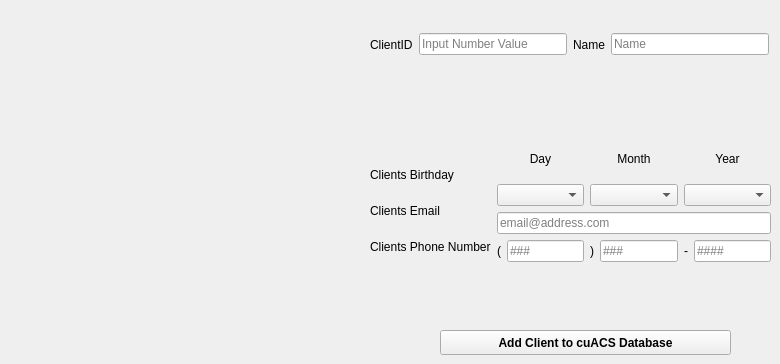
      <widget class="QWidget" name="AddClientPage">
       <widget class="QPushButton" name="addClientButton">
        <property name="geometry">
         <rect>
          <x>440</x>
          <y>330</y>
          <width>291</width>
          <height>25</height>
         </rect>
        </property>
        <property name="font">
         <font>
          <weight>75</weight>
          <bold>true</bold>
         </font>
        </property>
        <property name="text">
         <string>Add Client to cuACS Database</string>
        </property>
       </widget>
       <widget class="QWidget" name="layoutWidget">
        <property name="geometry">
         <rect>
          <x>370</x>
          <y>30</y>
          <width>399</width>
          <height>29</height>
         </rect>
        </property>
        <layout class="QHBoxLayout" name="horizontalLayout_14">
         <item>
          <layout class="QHBoxLayout" name="horizontalLayout_41">
           <item>
            <widget class="QLabel" name="label_41">
             <property name="text">
              <string>ClientID</string>
             </property>
            </widget>
           </item>
           <item>
            <widget class="QLineEdit" name="clientIDEdit">
             <property name="text">
              <string/>
             </property>
             <property name="placeholderText">
              <string>Input Number Value</string>
             </property>
            </widget>
           </item>
          </layout>
         </item>
         <item>
          <layout class="QHBoxLayout" name="horizontalLayout_43">
           <item>
            <widget class="QLabel" name="label_42">
             <property name="text">
              <string>Name</string>
             </property>
            </widget>
           </item>
           <item>
            <widget class="QLineEdit" name="clientNameEdit">
             <property name="text">
              <string/>
             </property>
             <property name="placeholderText">
              <string>Name</string>
             </property>
            </widget>
           </item>
          </layout>
         </item>
        </layout>
       </widget>
       <widget class="QWidget" name="layoutWidget">
        <property name="geometry">
         <rect>
          <x>370</x>
          <y>140</y>
          <width>401</width>
          <height>122</height>
         </rect>
        </property>
        <layout class="QHBoxLayout" name="horizontalLayout_12">
         <item>
          <layout class="QVBoxLayout" name="verticalLayout_11">
           <item>
            <spacer name="horizontalSpacer_8">
             <property name="orientation">
              <enum>Qt::Horizontal</enum>
             </property>
             <property name="sizeType">
              <enum>QSizePolicy::Fixed</enum>
             </property>
             <property name="sizeHint" stdset="0">
              <size>
               <width>105</width>
               <height>20</height>
              </size>
             </property>
            </spacer>
           </item>
           <item>
            <widget class="QLabel" name="label_8">
             <property name="text">
              <string>Clients Birthday</string>
             </property>
            </widget>
           </item>
           <item>
            <widget class="QLabel" name="label_12">
             <property name="text">
              <string>Clients Email</string>
             </property>
            </widget>
           </item>
           <item>
            <widget class="QLabel" name="label_16">
             <property name="text">
              <string>Clients Phone Number</string>
             </property>
            </widget>
           </item>
          </layout>
         </item>
         <item>
          <layout class="QVBoxLayout" name="verticalLayout_10">
           <item>
            <layout class="QVBoxLayout" name="verticalLayout_8">
             <item>
              <layout class="QHBoxLayout" name="horizontalLayout_11">
               <item>
                <widget class="QLabel" name="label_9">
                 <property name="text">
                  <string>Day</string>
                 </property>
                 <property name="alignment">
                  <set>Qt::AlignCenter</set>
                 </property>
                </widget>
               </item>
               <item>
                <widget class="QLabel" name="label_10">
                 <property name="text">
                  <string>Month</string>
                 </property>
                 <property name="alignment">
                  <set>Qt::AlignCenter</set>
                 </property>
                </widget>
               </item>
               <item>
                <widget class="QLabel" name="label_11">
                 <property name="text">
                  <string>Year</string>
                 </property>
                 <property name="alignment">
                  <set>Qt::AlignCenter</set>
                 </property>
                </widget>
               </item>
              </layout>
             </item>
             <item>
              <layout class="QHBoxLayout" name="horizontalLayout_10">
               <item>
                <widget class="QComboBox" name="cComboBox1">
                 <item>
                  <property name="text">
                   <string/>
                  </property>
                 </item>
                 <item>
                  <property name="text">
                   <string>1</string>
                  </property>
                 </item>
                 <item>
                  <property name="text">
                   <string>2</string>
                  </property>
                 </item>
                 <item>
                  <property name="text">
                   <string>3</string>
                  </property>
                 </item>
                 <item>
                  <property name="text">
                   <string>4</string>
                  </property>
                 </item>
                 <item>
                  <property name="text">
                   <string>5</string>
                  </property>
                 </item>
                 <item>
                  <property name="text">
                   <string>6</string>
                  </property>
                 </item>
                 <item>
                  <property name="text">
                   <string>7</string>
                  </property>
                 </item>
                 <item>
                  <property name="text">
                   <string>8</string>
                  </property>
                 </item>
                 <item>
                  <property name="text">
                   <string>9</string>
                  </property>
                 </item>
                 <item>
                  <property name="text">
                   <string>10</string>
                  </property>
                 </item>
                 <item>
                  <property name="text">
                   <string>11</string>
                  </property>
                 </item>
                 <item>
                  <property name="text">
                   <string>12</string>
                  </property>
                 </item>
                 <item>
                  <property name="text">
                   <string>13</string>
                  </property>
                 </item>
                 <item>
                  <property name="text">
                   <string>14</string>
                  </property>
                 </item>
                 <item>
                  <property name="text">
                   <string>15</string>
                  </property>
                 </item>
                 <item>
                  <property name="text">
                   <string>16</string>
                  </property>
                 </item>
                 <item>
                  <property name="text">
                   <string>17</string>
                  </property>
                 </item>
                 <item>
                  <property name="text">
                   <string>18</string>
                  </property>
                 </item>
                 <item>
                  <property name="text">
                   <string>19</string>
                  </property>
                 </item>
                 <item>
                  <property name="text">
                   <string>20</string>
                  </property>
                 </item>
                 <item>
                  <property name="text">
                   <string>21</string>
                  </property>
                 </item>
                 <item>
                  <property name="text">
                   <string>22</string>
                  </property>
                 </item>
                 <item>
                  <property name="text">
                   <string>23</string>
                  </property>
                 </item>
                 <item>
                  <property name="text">
                   <string>24</string>
                  </property>
                 </item>
                 <item>
                  <property name="text">
                   <string>25</string>
                  </property>
                 </item>
                 <item>
                  <property name="text">
                   <string>26</string>
                  </property>
                 </item>
                 <item>
                  <property name="text">
                   <string>27</string>
                  </property>
                 </item>
                 <item>
                  <property name="text">
                   <string>28</string>
                  </property>
                 </item>
                 <item>
                  <property name="text">
                   <string>29</string>
                  </property>
                 </item>
                 <item>
                  <property name="text">
                   <string>30</string>
                  </property>
                 </item>
                 <item>
                  <property name="text">
                   <string>31</string>
                  </property>
                 </item>
                </widget>
               </item>
               <item>
                <widget class="QComboBox" name="cComboBox2">
                 <item>
                  <property name="text">
                   <string/>
                  </property>
                 </item>
                 <item>
                  <property name="text">
                   <string>1</string>
                  </property>
                 </item>
                 <item>
                  <property name="text">
                   <string>2</string>
                  </property>
                 </item>
                 <item>
                  <property name="text">
                   <string>3</string>
                  </property>
                 </item>
                 <item>
                  <property name="text">
                   <string>4</string>
                  </property>
                 </item>
                 <item>
                  <property name="text">
                   <string>5</string>
                  </property>
                 </item>
                 <item>
                  <property name="text">
                   <string>6</string>
                  </property>
                 </item>
                 <item>
                  <property name="text">
                   <string>7</string>
                  </property>
                 </item>
                 <item>
                  <property name="text">
                   <string>8</string>
                  </property>
                 </item>
                 <item>
                  <property name="text">
                   <string>9</string>
                  </property>
                 </item>
                 <item>
                  <property name="text">
                   <string>10</string>
                  </property>
                 </item>
                 <item>
                  <property name="text">
                   <string>11</string>
                  </property>
                 </item>
                 <item>
                  <property name="text">
                   <string>12</string>
                  </property>
                 </item>
                </widget>
               </item>
               <item>
                <widget class="QComboBox" name="cComboBox3">
                 <item>
                  <property name="text">
                   <string/>
                  </property>
                 </item>
                 <item>
                  <property name="text">
                   <string>2019</string>
                  </property>
                 </item>
                 <item>
                  <property name="text">
                   <string>2018</string>
                  </property>
                 </item>
                 <item>
                  <property name="text">
                   <string>2017</string>
                  </property>
                 </item>
                 <item>
                  <property name="text">
                   <string>2016</string>
                  </property>
                 </item>
                 <item>
                  <property name="text">
                   <string>2015</string>
                  </property>
                 </item>
                 <item>
                  <property name="text">
                   <string>2014</string>
                  </property>
                 </item>
                 <item>
                  <property name="text">
                   <string>2013</string>
                  </property>
                 </item>
                 <item>
                  <property name="text">
                   <string>2012</string>
                  </property>
                 </item>
                 <item>
                  <property name="text">
                   <string>2011</string>
                  </property>
                 </item>
                 <item>
                  <property name="text">
                   <string>2010</string>
                  </property>
                 </item>
                 <item>
                  <property name="text">
                   <string>2009</string>
                  </property>
                 </item>
                 <item>
                  <property name="text">
                   <string>2008</string>
                  </property>
                 </item>
                 <item>
                  <property name="text">
                   <string>2007</string>
                  </property>
                 </item>
                 <item>
                  <property name="text">
                   <string>2006</string>
                  </property>
                 </item>
                 <item>
                  <property name="text">
                   <string>2005</string>
                  </property>
                 </item>
                 <item>
                  <property name="text">
                   <string>2004</string>
                  </property>
                 </item>
                 <item>
                  <property name="text">
                   <string>2003</string>
                  </property>
                 </item>
                 <item>
                  <property name="text">
                   <string>2002</string>
                  </property>
                 </item>
                 <item>
                  <property name="text">
                   <string>2001</string>
                  </property>
                 </item>
                 <item>
                  <property name="text">
                   <string>2000</string>
                  </property>
                 </item>
                 <item>
                  <property name="text">
                   <string>1999</string>
                  </property>
                 </item>
                 <item>
                  <property name="text">
                   <string>1998</string>
                  </property>
                 </item>
                 <item>
                  <property name="text">
                   <string>1997</string>
                  </property>
                 </item>
                 <item>
                  <property name="text">
                   <string>1996</string>
                  </property>
                 </item>
                 <item>
                  <property name="text">
                   <string>1995</string>
                  </property>
                 </item>
                 <item>
                  <property name="text">
                   <string>1994</string>
                  </property>
                 </item>
                 <item>
                  <property name="text">
                   <string>1993</string>
                  </property>
                 </item>
                 <item>
                  <property name="text">
                   <string>1992</string>
                  </property>
                 </item>
                 <item>
                  <property name="text">
                   <string>1991</string>
                  </property>
                 </item>
                 <item>
                  <property name="text">
                   <string>1990</string>
                  </property>
                 </item>
                 <item>
                  <property name="text">
                   <string>1989</string>
                  </property>
                 </item>
                 <item>
                  <property name="text">
                   <string>1988</string>
                  </property>
                 </item>
                 <item>
                  <property name="text">
                   <string>1987</string>
                  </property>
                 </item>
                 <item>
                  <property name="text">
                   <string>1986</string>
                  </property>
                 </item>
                 <item>
                  <property name="text">
                   <string>1985</string>
                  </property>
                 </item>
                 <item>
                  <property name="text">
                   <string>1984</string>
                  </property>
                 </item>
                 <item>
                  <property name="text">
                   <string>1983</string>
                  </property>
                 </item>
                 <item>
                  <property name="text">
                   <string>1982</string>
                  </property>
                 </item>
                 <item>
                  <property name="text">
                   <string>1981</string>
                  </property>
                 </item>
                 <item>
                  <property name="text">
                   <string>1980</string>
                  </property>
                 </item>
                 <item>
                  <property name="text">
                   <string>1979</string>
                  </property>
                 </item>
                 <item>
                  <property name="text">
                   <string>1978</string>
                  </property>
                 </item>
                 <item>
                  <property name="text">
                   <string>1977</string>
                  </property>
                 </item>
                 <item>
                  <property name="text">
                   <string>1976</string>
                  </property>
                 </item>
                 <item>
                  <property name="text">
                   <string>1975</string>
                  </property>
                 </item>
                 <item>
                  <property name="text">
                   <string>1974</string>
                  </property>
                 </item>
                 <item>
                  <property name="text">
                   <string>1973</string>
                  </property>
                 </item>
                 <item>
                  <property name="text">
                   <string>1972</string>
                  </property>
                 </item>
                 <item>
                  <property name="text">
                   <string>1971</string>
                  </property>
                 </item>
                 <item>
                  <property name="text">
                   <string>1970</string>
                  </property>
                 </item>
                 <item>
                  <property name="text">
                   <string>1969</string>
                  </property>
                 </item>
                 <item>
                  <property name="text">
                   <string>1968</string>
                  </property>
                 </item>
                 <item>
                  <property name="text">
                   <string>1967</string>
                  </property>
                 </item>
                 <item>
                  <property name="text">
                   <string>1966</string>
                  </property>
                 </item>
                 <item>
                  <property name="text">
                   <string>1965</string>
                  </property>
                 </item>
                 <item>
                  <property name="text">
                   <string>1964</string>
                  </property>
                 </item>
                 <item>
                  <property name="text">
                   <string>1963</string>
                  </property>
                 </item>
                 <item>
                  <property name="text">
                   <string>1962</string>
                  </property>
                 </item>
                 <item>
                  <property name="text">
                   <string>1961</string>
                  </property>
                 </item>
                 <item>
                  <property name="text">
                   <string>1960</string>
                  </property>
                 </item>
                </widget>
               </item>
              </layout>
             </item>
            </layout>
           </item>
           <item>
            <widget class="QLineEdit" name="cEmailEdit">
             <property name="placeholderText">
              <string>email@address.com</string>
             </property>
            </widget>
           </item>
           <item>
            <layout class="QHBoxLayout" name="horizontalLayout_13">
             <item>
              <widget class="QLabel" name="label_23">
               <property name="text">
                <string>(</string>
               </property>
              </widget>
             </item>
             <item>
              <widget class="QLineEdit" name="cPhoneEdit1">
               <property name="placeholderText">
                <string>###</string>
               </property>
              </widget>
             </item>
             <item>
              <widget class="QLabel" name="label_17">
               <property name="text">
                <string>)</string>
               </property>
              </widget>
             </item>
             <item>
              <widget class="QLineEdit" name="cPhoneEdit2">
               <property name="placeholderText">
                <string>###</string>
               </property>
              </widget>
             </item>
             <item>
              <widget class="QLabel" name="label_22">
               <property name="text">
                <string>-</string>
               </property>
              </widget>
             </item>
             <item>
              <widget class="QLineEdit" name="cPhoneEdit3">
               <property name="placeholderText">
                <string>####</string>
               </property>
              </widget>
             </item>
            </layout>
           </item>
          </layout>
         </item>
        </layout>
       </widget>
      </widget>
